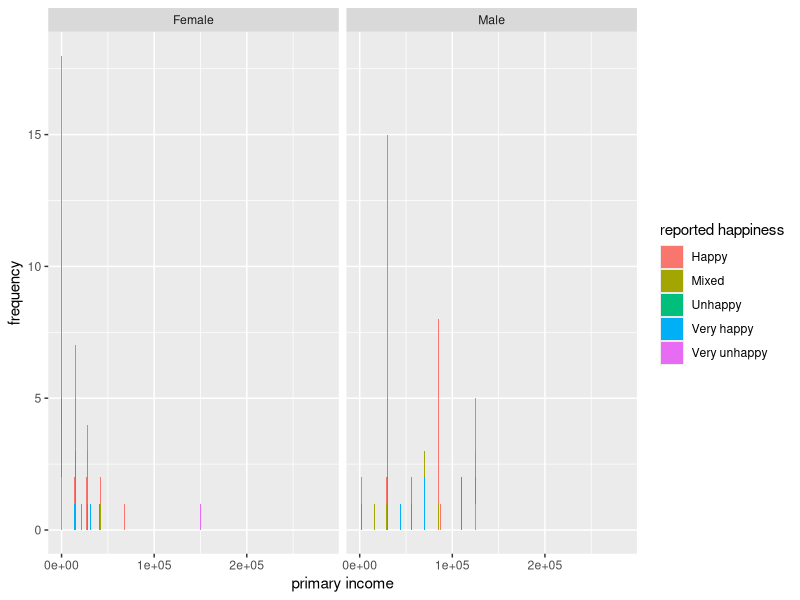
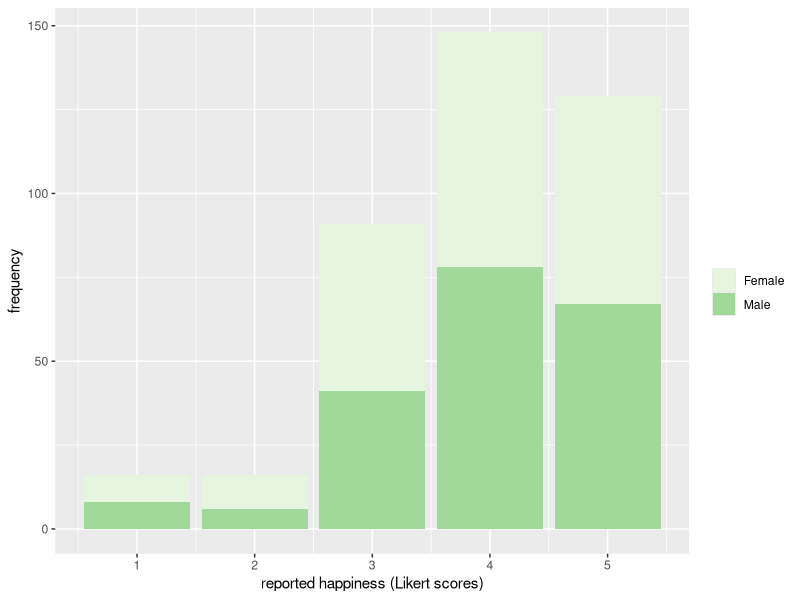
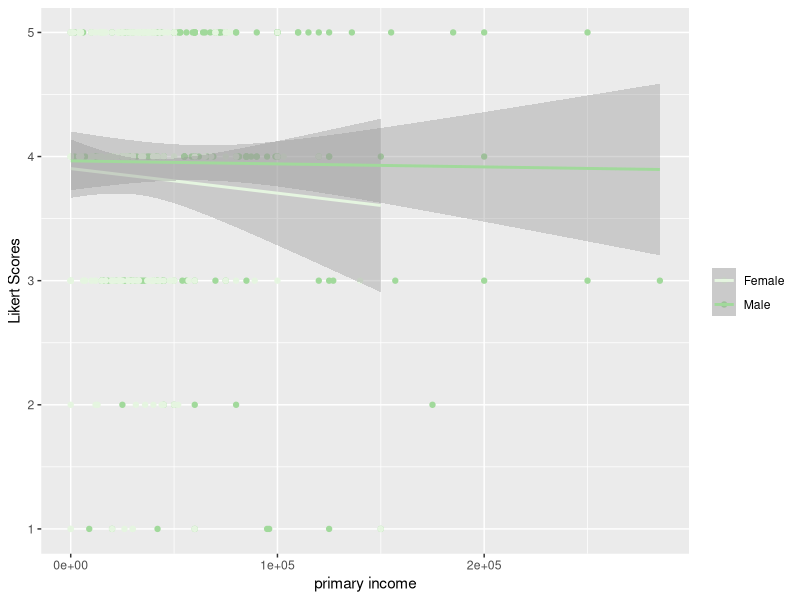
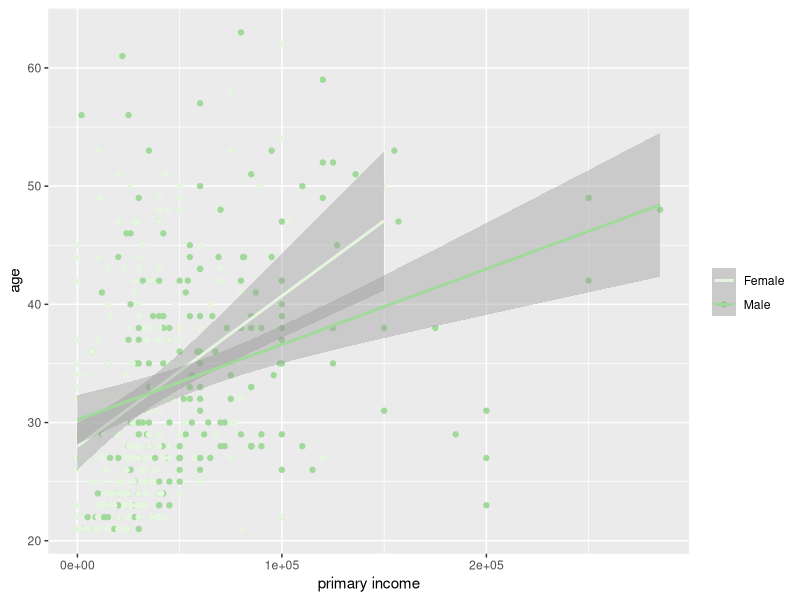
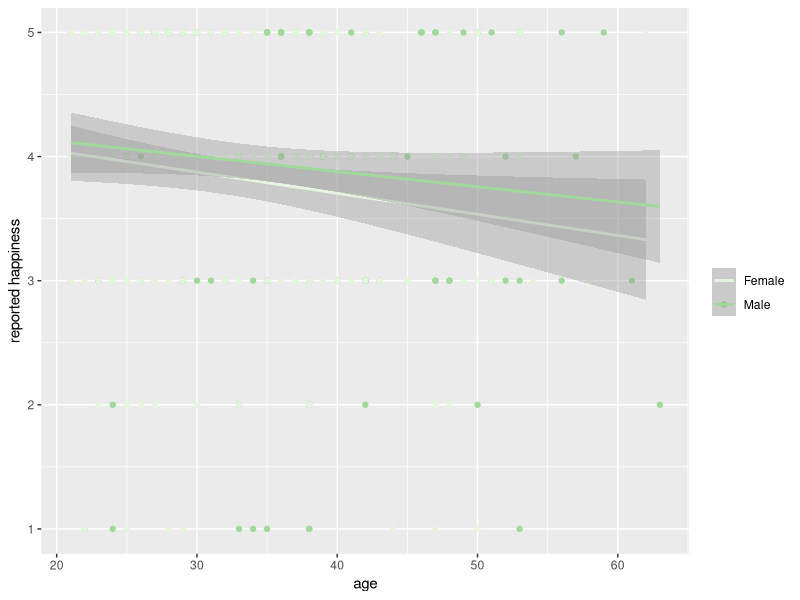
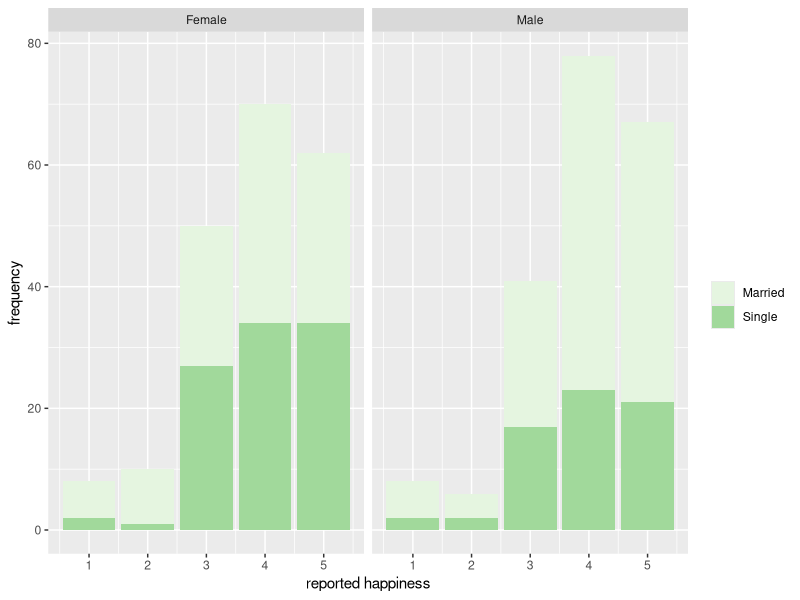

R code for these plots, in order:
## ---- chunk 1
library(foreign)
data = read.spss("data/Data540.sav", to.data.frame=TRUE)
#data


library(tidyverse)
data <- read_csv("data/happiness.csv")
#data
likert.data <- data %>% mutate(HAPPY = case_when(.$HAPPY == "Very unhappy" ~ 1, .$HAPPY == "Unhappy" ~ 2, .$HAPPY == "Mixed" ~ 3, .$HAPPY == "Happy" ~ 4, .$HAPPY == "Very happy" ~ 5))

## ---- chunk 2
ggplot(data, aes(INC1, fill = HAPPY)) +
  geom_bar() +
  facet_grid(~GENDER1) +
  labs(x = "primary income", y = "frequency", fill = "reported happiness")

ggplot(likert.data, aes(HAPPY, fill = GENDER1)) +
  geom_bar() + 
  scale_fill_brewer(palette = "Greens") +
  labs(x = "reported happiness (Likert scores)", y = "frequency", fill = "")
  

ggplot(likert.data, aes(INC1, HAPPY, color = GENDER1)) +
  geom_point() +
  geom_smooth(method = lm) +
  labs(x = "primary income", y = "Likert Scores", color = "") + 
  scale_color_brewer(palette = "Greens")

ggplot(likert.data, aes(INC1, AGE1, color = GENDER1)) +
  geom_point() +
  geom_smooth(method = lm) +
  labs(x = "primary income", y = "age", color = "") + 
  scale_color_brewer(palette = "Greens")

ggplot(likert.data, aes(AGE1, HAPPY, color = GENDER1)) +
  geom_point() +
  geom_smooth(method = lm) +
  labs(x = "age", y = "reported happiness", color = "") + 
  scale_color_brewer(palette = "Greens")

ggplot(likert.data, aes(HAPPY, fill = MSTAT)) +
  geom_bar() + 
  scale_fill_brewer(palette = "Greens") +
  labs(x = "reported happiness", y = "frequency", fill = "") +
  facet_wrap(~GENDER1)

## ---- chunk 3
#differences between genders
m <- wilcox.test(HAPPY ~ GENDER1, data = likert.data)
m

#differences by marital status
m <- wilcox.test(HAPPY ~ MSTAT, data = likert.data)
m

m <- glm(HAPPY ~ MSTAT*GENDER1, family = quasipoisson, data = likert.data)
summary(m)

#correlation between happiness and income for everyone
c <- cor.test(likert.data$HAPPY, likert.data$INC1, method = "kendall")
c

#wrangle by gender
likert.m <- likert.data %>% filter(GENDER1 == "Male")
likert.f <- likert.data %>% filter(GENDER1 == "Female")

#correlations for gender
cor.test(likert.m$HAPPY, likert.m$INC1, method = "kendall")
cor.test(likert.f$HAPPY, likert.f$INC1, method = "kendall")

#correlations for age
cor.test(likert.f$HAPPY, likert.f$AGE1, method = "kendall")

cor.test(likert.f$INC1, likert.f$AGE1, method = "kendall")

